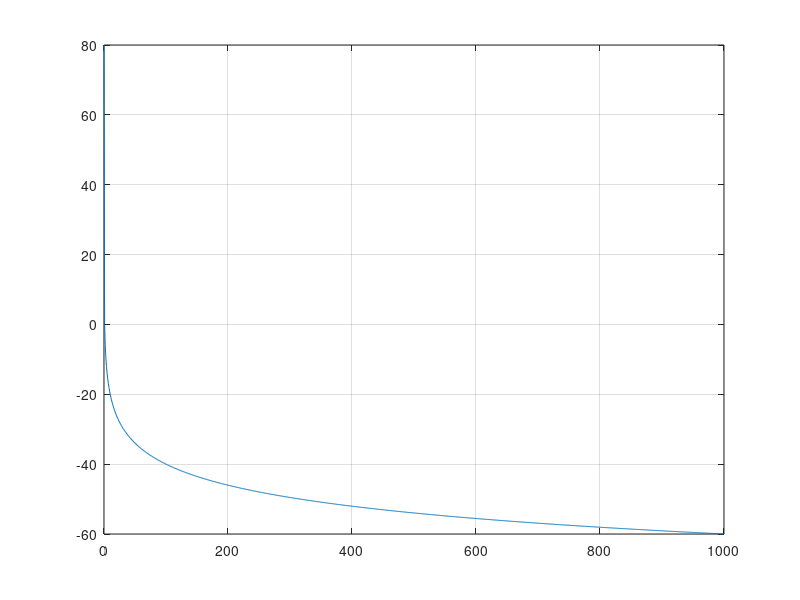

Source code (MATLAB):
%% path
TargetPath = 'H:\MatlabFiles\ChildBlocks';
CurPath = pwd;
% if CurPath == TargetPath
if strcmp(CurPath,TargetPath)
    pwd
else
    cd H:\MatlabFiles\ChildBlocks
end
clear ans CurPath TatgetPath
%% 
x1 = 0.0001:1:1000;
y1 = -20*log10(x1);
figure
plot(x1,y1)
grid on 


%% 
clc;clear ;
[filename,pathname] = uigetfile({'*.txt'},'File Selector','C:\Users\Whtest\Desktop');
if isequal(filename,0)
    disp('User cancle')
else
    disp(['User Select-->',fullfile(pathname,filename)])
end
